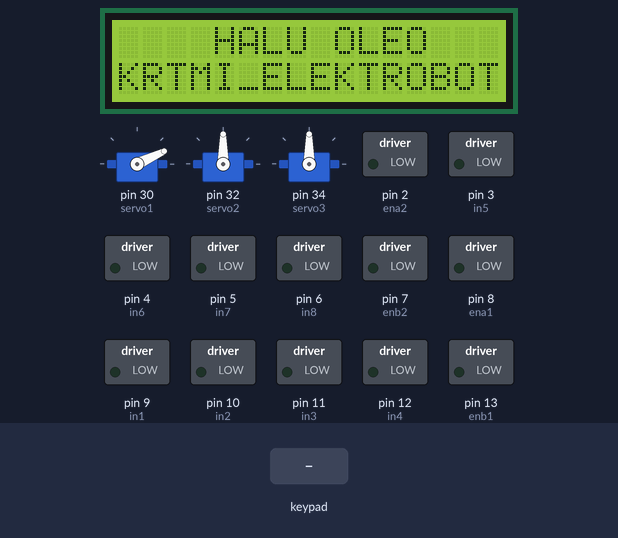
This sketch was run on a simulated Arduino Mega 2560, built with avr-gcc and run on an emulated ATmega2560. Shown: 3 × servo, 16×2 character LCD, switched loads named in the sketch (green lamp = pin HIGH). Inputs (shaded band) come from the test bench. What the sketch prints to the serial monitor is not drawn.

Above: at 1.7 s.
1.8 s: key 'U' pressed
At 2.02 s:
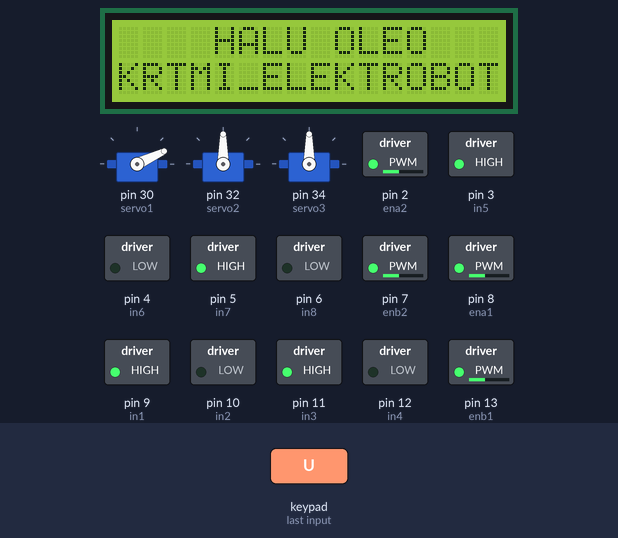
3.7 s: key 'D' pressed
At 3.92 s:
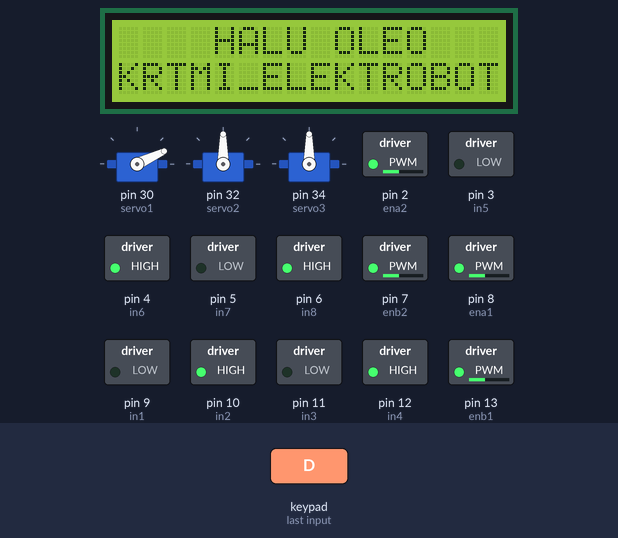
5.6 s: key 'L' pressed
At 5.8 s:
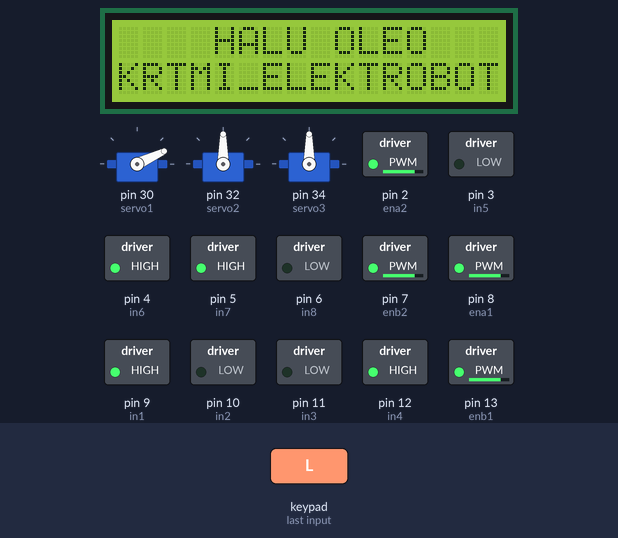
7.5 s: key 'R' pressed
At 7.7 s:
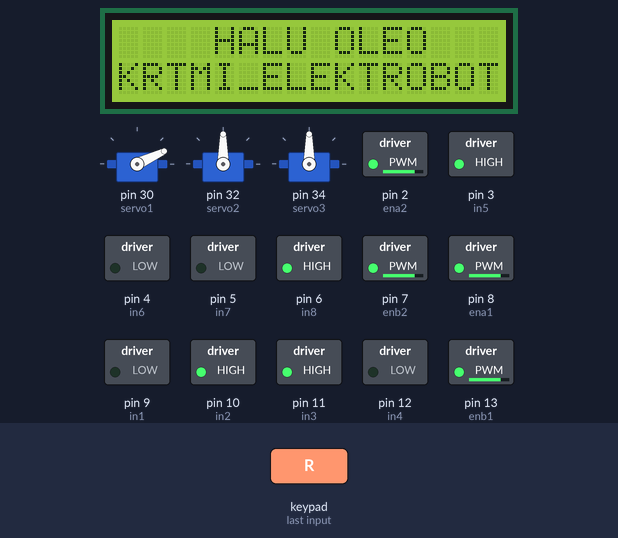
9.4 s: key 'X' pressed
At 10.6 s:
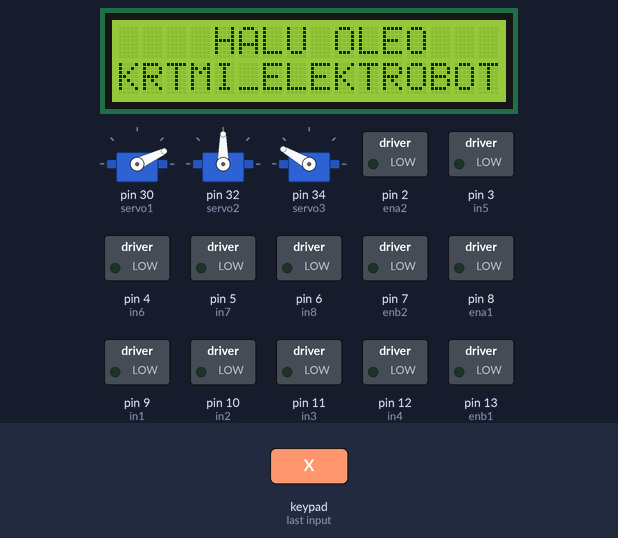
10.9 s: key 'O' pressed
At 11.11 s:
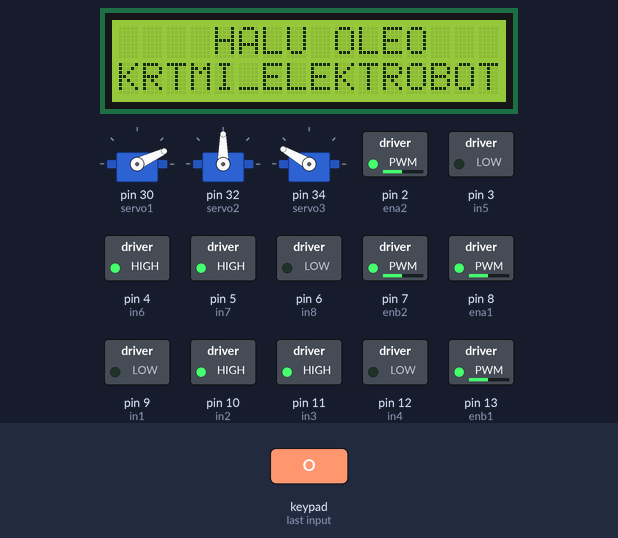
Timing chart, 0 to 13.8 s (numbered marks = the images above; inputs shaded):
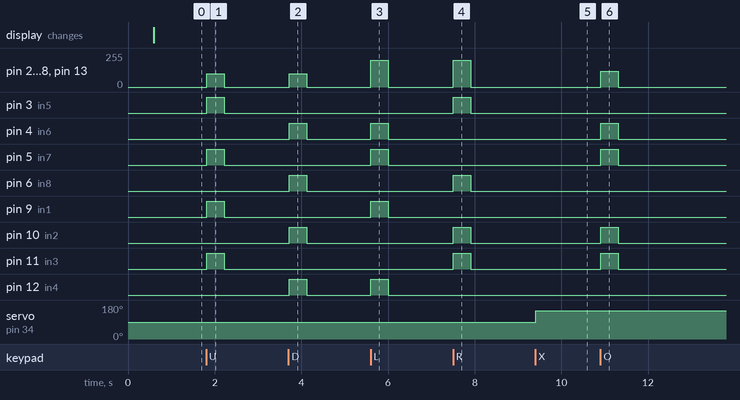

Measured:
- after the input at 1.8 s, pin 2 (ena2), pin 7 (enb2), pin 8 (ena1), pin 13 (enb1): 0/255 → 100/255 at once, → 0/255 0.40 s later; pin 3 (in5), pin 5 (in7), pin 9 (in1), pin 11 (in3): LOW → HIGH at once, → LOW 0.40 s later
- after the input at 3.7 s, pin 2 (ena2), pin 7 (enb2), pin 8 (ena1), pin 13 (enb1): 0/255 → 100/255 at once, → 0/255 0.40 s later; pin 4 (in6), pin 6 (in8), pin 10 (in2), pin 12 (in4): LOW → HIGH at once, → LOW 0.40 s later
- after the input at 5.6 s, pin 2 (ena2), pin 7 (enb2), pin 8 (ena1), pin 13 (enb1): 0/255 → 200/255 at once, → 0/255 0.40 s later; pin 4 (in6), pin 5 (in7), pin 9 (in1), pin 12 (in4): LOW → HIGH at once, → LOW 0.40 s later
- after the input at 7.5 s, pin 2 (ena2), pin 7 (enb2), pin 8 (ena1), pin 13 (enb1): 0/255 → 200/255 at once, → 0/255 0.40 s later; pin 3 (in5), pin 6 (in8), pin 10 (in2), pin 11 (in3): LOW → HIGH at once, → LOW 0.40 s later
- after the input at 9.4 s, servo on pin 34 (servo3): 90° → 150° at once
- after the input at 10.9 s, pin 2 (ena2), pin 7 (enb2), pin 8 (ena1), pin 13 (enb1): 0/255 → 120/255 at once, → 0/255 0.40 s later; pin 4 (in6), pin 5 (in7), pin 10 (in2), pin 11 (in3): LOW → HIGH at once, → LOW 0.40 s later

The sketch:

kode_baru_krtmi.ino
```cpp
#include <Servo.h>
#include <Wire.h>
#include <LiquidCrystal_I2C.h>
LiquidCrystal_I2C lcd(0x27, 16, 2);

#include <PS2X_lib.h>
PS2X ps2x;

int error = 0;
byte type = 0;
byte vibrate = 0;
#define ena1 8
#define in1 9
#define in2 10
#define enb1 13
#define in3 11
#define in4 12
#define ena2 2
#define in5 3
#define in6 4
#define enb2 7
#define in7 5
#define in8 6
int motorSpeedA1 = 0;
int motorSpeedB1 = 0;
int motorSpeedA2 = 0;
int motorSpeedB2 = 0;
int speedcar = 100;
int berhenti = 0;

#define PS2_DAT        22
#define PS2_CMD        24
#define PS2_SEL        26
#define PS2_CLK        28

Servo servo1;
Servo servo2;
Servo servo3;


void setup() {
  servo1.attach(30);
  servo2.attach(32);
  servo3.attach(34);
  servo1.write(25);
//*****************  lcd 16x2  ***********************************

  lcd.init();
  lcd.backlight();
  lcd.clear();
  Serial.begin(9600);
  error = ps2x.config_gamepad(PS2_CLK, PS2_CMD, PS2_SEL, PS2_DAT,true,true);
  for(int i=2; i<=9; i++){
    pinMode(i,OUTPUT);
  }


  pinMode(ena1, OUTPUT);
  pinMode(enb1, OUTPUT);
  pinMode(in1, OUTPUT);
  pinMode(in2, OUTPUT);
  pinMode(in3, OUTPUT);
  pinMode(in4, OUTPUT);
  pinMode(ena2, OUTPUT);
  pinMode(enb2, OUTPUT);
  pinMode(in5, OUTPUT);
  pinMode(in6, OUTPUT);
  pinMode(in7, OUTPUT);
  pinMode(in8, OUTPUT);

  delay(500);
  lcd.clear();

}


 void maju(){
           // ban 1
     Serial.print("Up held this hard: ");
      Serial.println(ps2x.Analog(PSAB_PAD_UP), DEC);
    digitalWrite(in1, HIGH);
    digitalWrite(in2, LOW);
   //ban 2
    digitalWrite(in3, HIGH);
    digitalWrite(in4, LOW);
    // ban 3
    digitalWrite(in5, HIGH);
    digitalWrite(in6, LOW);
   //ban 4
    digitalWrite(in7, HIGH);
    digitalWrite(in8, LOW);
    analogWrite(ena1, speedcar);
    analogWrite(enb1, speedcar);
    analogWrite(ena2, speedcar);
    analogWrite(enb2, speedcar);
    }

    void mundur(){
            Serial.print("DOWN held this hard: ");
      Serial.println(ps2x.Analog(PSAB_PAD_DOWN), DEC);
       //ban 1
       digitalWrite(in1, LOW);
       digitalWrite(in2, HIGH);
       // ban 2
       digitalWrite(in3, LOW);
       digitalWrite(in4, HIGH);
        //ban 3
        digitalWrite(in5, LOW);
        digitalWrite(in6, HIGH);
        // ban 4
        digitalWrite(in7, LOW);
        digitalWrite(in8, HIGH);
        analogWrite(ena1, speedcar);
        analogWrite(enb1, speedcar);
        analogWrite(ena2, speedcar);
        analogWrite(enb2, speedcar);
       }

      void kanan(){
              Serial.print("Right held this hard: ");
      Serial.println(ps2x.Analog(PSAB_PAD_RIGHT), DEC);
        // ban 1
      digitalWrite(in1, LOW);
      digitalWrite(in2, HIGH);
    //ban 2
      digitalWrite(in3, HIGH);
      digitalWrite(in4, LOW);
      // ban 3
      digitalWrite(in5, HIGH);
      digitalWrite(in6, LOW);
    //ban 4
      digitalWrite(in7, LOW);
      digitalWrite(in8, HIGH);
         analogWrite(ena1, 200);
        analogWrite(enb1, 200);
        analogWrite(ena2, 200);
        analogWrite(enb2, 200);
      }

       void kiri(){
              Serial.print("LEFT held this hard: ");
      Serial.println(ps2x.Analog(PSAB_PAD_LEFT), DEC);
           // ban 1
    digitalWrite(in1, HIGH);
    digitalWrite(in2, LOW);
   //ban 2
    digitalWrite(in3, LOW);
    digitalWrite(in4, HIGH);
    // ban 3
    digitalWrite(in5, LOW);
    digitalWrite(in6, HIGH);
   //ban 4
    digitalWrite(in7, HIGH);
    digitalWrite(in8, LOW);
       analogWrite(ena1, 200);
        analogWrite(enb1, 200);
        analogWrite(ena2, 200);
        analogWrite(enb2, 200);
       }

       void putarkanan(){
              Serial.print("DOWN held this hard: ");
      Serial.println(ps2x.Analog(PSB_CIRCLE), DEC);
       //ban 1
       digitalWrite(in1, LOW);
       digitalWrite(in2, HIGH);
       // ban 2
       digitalWrite(in3, HIGH);
       digitalWrite(in4, LOW);
        //ban 3
        digitalWrite(in5, LOW);
        digitalWrite(in6, HIGH);
        // ban 4
        digitalWrite(in7, HIGH);
        digitalWrite(in8, LOW);
           analogWrite(ena1, 120);
        analogWrite(enb1, 120);
        analogWrite(ena2, 120);
        analogWrite(enb2, 120);
       }

       void putarkiri(){
              Serial.print("DOWN held this hard: ");
      Serial.println(ps2x.Analog(PSB_SQUARE), DEC);
       //ban 1
       digitalWrite(in1, HIGH);
       digitalWrite(in2, LOW);
       // ban 2
       digitalWrite(in3, LOW);
       digitalWrite(in4, HIGH);
        //ban 3
        digitalWrite(in5, HIGH);
        digitalWrite(in6, LOW);
        // ban 4
        digitalWrite(in7, LOW);
        digitalWrite(in8, HIGH);
             analogWrite(ena1, 120);
        analogWrite(enb1, 120);
        analogWrite(ena2, 120);
        analogWrite(enb2, 120);
       }

       void majukanan(){
        // ROBOT MAJU KANAN
      Serial.print("DOWN held this hard: ");
      Serial.println(ps2x.Analog(PSB_START), DEC);
       //ban 1
       digitalWrite(in1, LOW);
       digitalWrite(in2, LOW);
       // ban 2
       digitalWrite(in3, HIGH);
       digitalWrite(in4, LOW);
        //ban 3
        digitalWrite(in5, HIGH);
        digitalWrite(in6, LOW);
        // ban 4
        digitalWrite(in7, LOW);
        digitalWrite(in8, LOW);
        analogWrite(ena1, 180);
        analogWrite(enb1, 180);
        analogWrite(ena2, 180);
        analogWrite(enb2, 180);
       }

   void majukiri() {  // ROBOT MAJU KIRI
      Serial.println(ps2x.Analog(PSB_SELECT), DEC);
       //ban 1
       digitalWrite(in1, HIGH);
       digitalWrite(in2, LOW);
       // ban 2
       digitalWrite(in3, LOW);
       digitalWrite(in4, LOW);
        //ban 3
        digitalWrite(in5, LOW);
        digitalWrite(in6, LOW);
        // ban 4
        digitalWrite(in7, HIGH);
        digitalWrite(in8, LOW);
        digitalWrite(in7, LOW);
        digitalWrite(in8, LOW);
        analogWrite(ena1, 180);
        analogWrite(enb1, 180);
        analogWrite(ena2, 180);
        analogWrite(enb2, 180);
   }

           void stoprobot(){
                   digitalWrite(in1, LOW);
       digitalWrite(in2, LOW);
       // ban 2
       digitalWrite(in3, LOW);
       digitalWrite(in4, LOW);
        //ban 3
        digitalWrite(in5, LOW);
        digitalWrite(in6, LOW);
        // ban 4
        digitalWrite(in7, LOW);
        digitalWrite(in8, LOW);
        analogWrite(ena1, berhenti);
        analogWrite(enb1, berhenti);
        analogWrite(ena2, berhenti);
        analogWrite(enb2, berhenti);
           }

       void servo1naiksetengah(){
        Serial.print("DOWN held this hard: ");
      Serial.println(ps2x.Analog(PSB_R1), DEC);
        servo1.write(70);
       }

       void servo1naikfull(){
        Serial.print("DOWN held this hard: ");
      Serial.println(ps2x.Analog(PSB_L1), DEC);
        servo1.write(25);
       }

       void servo1turun(){
        Serial.print("DOWN held this hard: ");
      Serial.println(ps2x.Analog(PSB_R3), DEC);
        servo1.write(90);
       }

       void servo2berdirisetengah(){
        Serial.print("DOWN held this hard: ");
      Serial.println(ps2x.Analog(PSB_L2), DEC);
        servo2.write(90);
       }

           void servo2berdirifull(){
        Serial.print("DOWN held this hard: ");
      Serial.println(ps2x.Analog(PSB_R2), DEC);
        servo2.write(180);
       }

       void servo2rebahan(){
        Serial.print("DOWN held this hard: ");
      Serial.println(ps2x.Analog(PSB_L3), DEC);
        servo2.write(0);
       }

            void servo3ambil(){
        Serial.print("DOWN held this hard: ");
      Serial.println(ps2x.Analog(PSB_CROSS), DEC);
        servo3.write(150);
       }

       void servo3lepas(){
        Serial.print("DOWN held this hard: ");
      Serial.println(ps2x.Analog(PSB_TRIANGLE), DEC);
        servo3.write(0);
       }

void loop() {

  lcd.setCursor(4, 0);
  lcd.print("HALU OLEO");
  lcd.setCursor(0, 1);
  lcd.print("KRTMI_ELEKTROBOT");
   ps2x.read_gamepad();

    if(ps2x.Button(PSB_PAD_UP)) maju();    // ROBOT MAJU
    else if(ps2x.Button(PSB_PAD_DOWN)) mundur();
    else if(ps2x.Button(PSB_PAD_RIGHT)) kanan();
    else if(ps2x.Button(PSB_PAD_LEFT)) kiri();
    else if(ps2x.Button(PSB_CIRCLE)) putarkanan();
    else if(ps2x.Button(PSB_SQUARE)) putarkiri();
    else if(ps2x.Button(PSB_R1)) servo1naiksetengah();
    else if(ps2x.Button(PSB_L1)) servo1naikfull();
    else if(ps2x.Button(PSB_R3)) servo1turun();
    else if(ps2x.Button(PSB_R2)) servo2berdirifull();
    else if(ps2x.Button(PSB_L2)) servo2berdirisetengah();
    else if(ps2x.Button(PSB_L3)) servo2rebahan();
    else if(ps2x.Button(PSB_CROSS)) servo3ambil();
    else if(ps2x.Button(PSB_TRIANGLE)) servo3lepas();
    else if (ps2x.Button(PSB_START)) majukanan();
    else if (ps2x.Button(PSB_SELECT)) majukiri();
    else stoprobot();

   }
```
